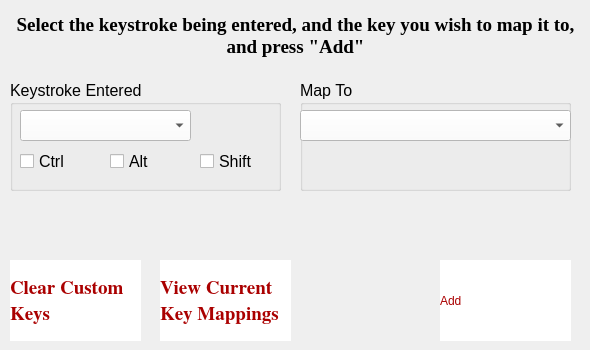
    <widget class="QWidget" name="tab_4">
     <attribute name="title">
      <string>Key Mapper</string>
     </attribute>
     <widget class="QLabel" name="label_6">
      <property name="geometry">
       <rect>
        <x>10</x>
        <y>10</y>
        <width>571</width>
        <height>51</height>
       </rect>
      </property>
      <property name="font">
       <font>
        <family>Times New Roman</family>
        <pointsize>14</pointsize>
        <weight>75</weight>
        <bold>true</bold>
       </font>
      </property>
      <property name="text">
       <string>Select the keystroke being entered, and the key you wish to map it to, and press &quot;Add&quot;</string>
      </property>
      <property name="alignment">
       <set>Qt::AlignCenter</set>
      </property>
      <property name="wordWrap">
       <bool>true</bool>
      </property>
     </widget>
     <widget class="QGroupBox" name="gbKeyin">
      <property name="geometry">
       <rect>
        <x>10</x>
        <y>80</y>
        <width>271</width>
        <height>111</height>
       </rect>
      </property>
      <property name="font">
       <font>
        <family>Arial</family>
        <pointsize>12</pointsize>
       </font>
      </property>
      <property name="title">
       <string>Keystroke Entered</string>
      </property>
      <widget class="QComboBox" name="cbKeyin">
       <property name="geometry">
        <rect>
         <x>10</x>
         <y>30</y>
         <width>171</width>
         <height>31</height>
        </rect>
       </property>
       <property name="styleSheet">
        <string notr="true">color : black;
background : white</string>
       </property>
      </widget>
      <widget class="QCheckBox" name="chkKeyinCtrl">
       <property name="geometry">
        <rect>
         <x>10</x>
         <y>70</y>
         <width>71</width>
         <height>22</height>
        </rect>
       </property>
       <property name="text">
        <string>Ctrl</string>
       </property>
      </widget>
      <widget class="QCheckBox" name="chkKeyinAlt">
       <property name="geometry">
        <rect>
         <x>100</x>
         <y>70</y>
         <width>71</width>
         <height>22</height>
        </rect>
       </property>
       <property name="text">
        <string>Alt</string>
       </property>
      </widget>
      <widget class="QCheckBox" name="chkKeyinShift">
       <property name="geometry">
        <rect>
         <x>190</x>
         <y>70</y>
         <width>71</width>
         <height>22</height>
        </rect>
       </property>
       <property name="text">
        <string>Shift</string>
       </property>
      </widget>
     </widget>
     <widget class="QGroupBox" name="gbMapto">
      <property name="geometry">
       <rect>
        <x>300</x>
        <y>80</y>
        <width>271</width>
        <height>111</height>
       </rect>
      </property>
      <property name="font">
       <font>
        <family>Arial</family>
        <pointsize>12</pointsize>
       </font>
      </property>
      <property name="title">
       <string>Map To</string>
      </property>
      <widget class="QComboBox" name="cbMapto">
       <property name="geometry">
        <rect>
         <x>0</x>
         <y>30</y>
         <width>271</width>
         <height>31</height>
        </rect>
       </property>
       <property name="styleSheet">
        <string notr="true">color : black;
background : white</string>
       </property>
      </widget>
     </widget>
     <widget class="SKG_Button" name="btnClearKeys">
      <property name="geometry">
       <rect>
        <x>10</x>
        <y>260</y>
        <width>131</width>
        <height>81</height>
       </rect>
      </property>
      <property name="palette">
       <palette>
        <active>
         <colorrole role="WindowText">
          <brush brushstyle="SolidPattern">
           <color alpha="255">
            <red>170</red>
            <green>0</green>
            <blue>0</blue>
           </color>
          </brush>
         </colorrole>
         <colorrole role="Button">
          <brush brushstyle="SolidPattern">
           <color alpha="255">
            <red>255</red>
            <green>255</green>
            <blue>255</blue>
           </color>
          </brush>
         </colorrole>
         <colorrole role="Text">
          <brush brushstyle="SolidPattern">
           <color alpha="255">
            <red>170</red>
            <green>0</green>
            <blue>0</blue>
           </color>
          </brush>
         </colorrole>
         <colorrole role="ButtonText">
          <brush brushstyle="SolidPattern">
           <color alpha="255">
            <red>170</red>
            <green>0</green>
            <blue>0</blue>
           </color>
          </brush>
         </colorrole>
         <colorrole role="Base">
          <brush brushstyle="SolidPattern">
           <color alpha="255">
            <red>255</red>
            <green>255</green>
            <blue>255</blue>
           </color>
          </brush>
         </colorrole>
         <colorrole role="Window">
          <brush brushstyle="SolidPattern">
           <color alpha="255">
            <red>255</red>
            <green>255</green>
            <blue>255</blue>
           </color>
          </brush>
         </colorrole>
        </active>
        <inactive>
         <colorrole role="WindowText">
          <brush brushstyle="SolidPattern">
           <color alpha="255">
            <red>170</red>
            <green>0</green>
            <blue>0</blue>
           </color>
          </brush>
         </colorrole>
         <colorrole role="Button">
          <brush brushstyle="SolidPattern">
           <color alpha="255">
            <red>255</red>
            <green>255</green>
            <blue>255</blue>
           </color>
          </brush>
         </colorrole>
         <colorrole role="Text">
          <brush brushstyle="SolidPattern">
           <color alpha="255">
            <red>170</red>
            <green>0</green>
            <blue>0</blue>
           </color>
          </brush>
         </colorrole>
         <colorrole role="ButtonText">
          <brush brushstyle="SolidPattern">
           <color alpha="255">
            <red>170</red>
            <green>0</green>
            <blue>0</blue>
           </color>
          </brush>
         </colorrole>
         <colorrole role="Base">
          <brush brushstyle="SolidPattern">
           <color alpha="255">
            <red>255</red>
            <green>255</green>
            <blue>255</blue>
           </color>
          </brush>
         </colorrole>
         <colorrole role="Window">
          <brush brushstyle="SolidPattern">
           <color alpha="255">
            <red>255</red>
            <green>255</green>
            <blue>255</blue>
           </color>
          </brush>
         </colorrole>
        </inactive>
        <disabled>
         <colorrole role="WindowText">
          <brush brushstyle="SolidPattern">
           <color alpha="255">
            <red>170</red>
            <green>0</green>
            <blue>0</blue>
           </color>
          </brush>
         </colorrole>
         <colorrole role="Button">
          <brush brushstyle="SolidPattern">
           <color alpha="255">
            <red>255</red>
            <green>255</green>
            <blue>255</blue>
           </color>
          </brush>
         </colorrole>
         <colorrole role="Text">
          <brush brushstyle="SolidPattern">
           <color alpha="255">
            <red>170</red>
            <green>0</green>
            <blue>0</blue>
           </color>
          </brush>
         </colorrole>
         <colorrole role="ButtonText">
          <brush brushstyle="SolidPattern">
           <color alpha="255">
            <red>170</red>
            <green>0</green>
            <blue>0</blue>
           </color>
          </brush>
         </colorrole>
         <colorrole role="Base">
          <brush brushstyle="SolidPattern">
           <color alpha="255">
            <red>255</red>
            <green>255</green>
            <blue>255</blue>
           </color>
          </brush>
         </colorrole>
         <colorrole role="Window">
          <brush brushstyle="SolidPattern">
           <color alpha="255">
            <red>255</red>
            <green>255</green>
            <blue>255</blue>
           </color>
          </brush>
         </colorrole>
        </disabled>
       </palette>
      </property>
      <property name="font">
       <font>
        <family>Nimbus Roman No9 L</family>
        <pointsize>14</pointsize>
        <weight>75</weight>
        <italic>false</italic>
        <bold>true</bold>
       </font>
      </property>
      <property name="autoFillBackground">
       <bool>false</bool>
      </property>
      <property name="styleSheet">
       <string notr="true">background:white;
color:rgb(170,0,0)</string>
      </property>
      <property name="text">
       <string>Clear Custom Keys</string>
      </property>
      <property name="wordWrap">
       <bool>true</bool>
      </property>
     </widget>
     <widget class="SKG_Button" name="btnAddKey">
      <property name="geometry">
       <rect>
        <x>440</x>
        <y>260</y>
        <width>131</width>
        <height>81</height>
       </rect>
      </property>
      <property name="palette">
       <palette>
        <active>
         <colorrole role="WindowText">
          <brush brushstyle="SolidPattern">
           <color alpha="255">
            <red>170</red>
            <green>0</green>
            <blue>0</blue>
           </color>
          </brush>
         </colorrole>
         <colorrole role="Button">
          <brush brushstyle="SolidPattern">
           <color alpha="255">
            <red>255</red>
            <green>255</green>
            <blue>255</blue>
           </color>
          </brush>
         </colorrole>
         <colorrole role="Text">
          <brush brushstyle="SolidPattern">
           <color alpha="255">
            <red>170</red>
            <green>0</green>
            <blue>0</blue>
           </color>
          </brush>
         </colorrole>
         <colorrole role="ButtonText">
          <brush brushstyle="SolidPattern">
           <color alpha="255">
            <red>170</red>
            <green>0</green>
            <blue>0</blue>
           </color>
          </brush>
         </colorrole>
         <colorrole role="Base">
          <brush brushstyle="SolidPattern">
           <color alpha="255">
            <red>255</red>
            <green>255</green>
            <blue>255</blue>
           </color>
          </brush>
         </colorrole>
         <colorrole role="Window">
          <brush brushstyle="SolidPattern">
           <color alpha="255">
            <red>255</red>
            <green>255</green>
            <blue>255</blue>
           </color>
          </brush>
         </colorrole>
        </active>
        <inactive>
         <colorrole role="WindowText">
          <brush brushstyle="SolidPattern">
           <color alpha="255">
            <red>170</red>
            <green>0</green>
            <blue>0</blue>
           </color>
          </brush>
         </colorrole>
         <colorrole role="Button">
          <brush brushstyle="SolidPattern">
           <color alpha="255">
            <red>255</red>
            <green>255</green>
            <blue>255</blue>
           </color>
          </brush>
         </colorrole>
         <colorrole role="Text">
          <brush brushstyle="SolidPattern">
           <color alpha="255">
            <red>170</red>
            <green>0</green>
            <blue>0</blue>
           </color>
          </brush>
         </colorrole>
         <colorrole role="ButtonText">
          <brush brushstyle="SolidPattern">
           <color alpha="255">
            <red>170</red>
            <green>0</green>
            <blue>0</blue>
           </color>
          </brush>
         </colorrole>
         <colorrole role="Base">
          <brush brushstyle="SolidPattern">
           <color alpha="255">
            <red>255</red>
            <green>255</green>
            <blue>255</blue>
           </color>
          </brush>
         </colorrole>
         <colorrole role="Window">
          <brush brushstyle="SolidPattern">
           <color alpha="255">
            <red>255</red>
            <green>255</green>
            <blue>255</blue>
           </color>
          </brush>
         </colorrole>
        </inactive>
        <disabled>
         <colorrole role="WindowText">
          <brush brushstyle="SolidPattern">
           <color alpha="255">
            <red>170</red>
            <green>0</green>
            <blue>0</blue>
           </color>
          </brush>
         </colorrole>
         <colorrole role="Button">
          <brush brushstyle="SolidPattern">
           <color alpha="255">
            <red>255</red>
            <green>255</green>
            <blue>255</blue>
           </color>
          </brush>
         </colorrole>
         <colorrole role="Text">
          <brush brushstyle="SolidPattern">
           <color alpha="255">
            <red>170</red>
            <green>0</green>
            <blue>0</blue>
           </color>
          </brush>
         </colorrole>
         <colorrole role="ButtonText">
          <brush brushstyle="SolidPattern">
           <color alpha="255">
            <red>170</red>
            <green>0</green>
            <blue>0</blue>
           </color>
          </brush>
         </colorrole>
         <colorrole role="Base">
          <brush brushstyle="SolidPattern">
           <color alpha="255">
            <red>255</red>
            <green>255</green>
            <blue>255</blue>
           </color>
          </brush>
         </colorrole>
         <colorrole role="Window">
          <brush brushstyle="SolidPattern">
           <color alpha="255">
            <red>255</red>
            <green>255</green>
            <blue>255</blue>
           </color>
          </brush>
         </colorrole>
        </disabled>
       </palette>
      </property>
      <property name="autoFillBackground">
       <bool>false</bool>
      </property>
      <property name="styleSheet">
       <string notr="true">background:white;
color:rgb(170,0,0)</string>
      </property>
      <property name="text">
       <string>Add</string>
      </property>
     </widget>
     <widget class="QLabel" name="lblKeyStatus">
      <property name="geometry">
       <rect>
        <x>10</x>
        <y>210</y>
        <width>571</width>
        <height>17</height>
       </rect>
      </property>
      <property name="text">
       <string/>
      </property>
     </widget>
     <widget class="SKG_Button" name="btnViewKeyMappings">
      <property name="geometry">
       <rect>
        <x>160</x>
        <y>260</y>
        <width>131</width>
        <height>81</height>
       </rect>
      </property>
      <property name="palette">
       <palette>
        <active>
         <colorrole role="WindowText">
          <brush brushstyle="SolidPattern">
           <color alpha="255">
            <red>170</red>
            <green>0</green>
            <blue>0</blue>
           </color>
          </brush>
         </colorrole>
         <colorrole role="Button">
          <brush brushstyle="SolidPattern">
           <color alpha="255">
            <red>255</red>
            <green>255</green>
            <blue>255</blue>
           </color>
          </brush>
         </colorrole>
         <colorrole role="Text">
          <brush brushstyle="SolidPattern">
           <color alpha="255">
            <red>170</red>
            <green>0</green>
            <blue>0</blue>
           </color>
          </brush>
         </colorrole>
         <colorrole role="ButtonText">
          <brush brushstyle="SolidPattern">
           <color alpha="255">
            <red>170</red>
            <green>0</green>
            <blue>0</blue>
           </color>
          </brush>
         </colorrole>
         <colorrole role="Base">
          <brush brushstyle="SolidPattern">
           <color alpha="255">
            <red>255</red>
            <green>255</green>
            <blue>255</blue>
           </color>
          </brush>
         </colorrole>
         <colorrole role="Window">
          <brush brushstyle="SolidPattern">
           <color alpha="255">
            <red>255</red>
            <green>255</green>
            <blue>255</blue>
           </color>
          </brush>
         </colorrole>
        </active>
        <inactive>
         <colorrole role="WindowText">
          <brush brushstyle="SolidPattern">
           <color alpha="255">
            <red>170</red>
            <green>0</green>
            <blue>0</blue>
           </color>
          </brush>
         </colorrole>
         <colorrole role="Button">
          <brush brushstyle="SolidPattern">
           <color alpha="255">
            <red>255</red>
            <green>255</green>
            <blue>255</blue>
           </color>
          </brush>
         </colorrole>
         <colorrole role="Text">
          <brush brushstyle="SolidPattern">
           <color alpha="255">
            <red>170</red>
            <green>0</green>
            <blue>0</blue>
           </color>
          </brush>
         </colorrole>
         <colorrole role="ButtonText">
          <brush brushstyle="SolidPattern">
           <color alpha="255">
            <red>170</red>
            <green>0</green>
            <blue>0</blue>
           </color>
          </brush>
         </colorrole>
         <colorrole role="Base">
          <brush brushstyle="SolidPattern">
           <color alpha="255">
            <red>255</red>
            <green>255</green>
            <blue>255</blue>
           </color>
          </brush>
         </colorrole>
         <colorrole role="Window">
          <brush brushstyle="SolidPattern">
           <color alpha="255">
            <red>255</red>
            <green>255</green>
            <blue>255</blue>
           </color>
          </brush>
         </colorrole>
        </inactive>
        <disabled>
         <colorrole role="WindowText">
          <brush brushstyle="SolidPattern">
           <color alpha="255">
            <red>170</red>
            <green>0</green>
            <blue>0</blue>
           </color>
          </brush>
         </colorrole>
         <colorrole role="Button">
          <brush brushstyle="SolidPattern">
           <color alpha="255">
            <red>255</red>
            <green>255</green>
            <blue>255</blue>
           </color>
          </brush>
         </colorrole>
         <colorrole role="Text">
          <brush brushstyle="SolidPattern">
           <color alpha="255">
            <red>170</red>
            <green>0</green>
            <blue>0</blue>
           </color>
          </brush>
         </colorrole>
         <colorrole role="ButtonText">
          <brush brushstyle="SolidPattern">
           <color alpha="255">
            <red>170</red>
            <green>0</green>
            <blue>0</blue>
           </color>
          </brush>
         </colorrole>
         <colorrole role="Base">
          <brush brushstyle="SolidPattern">
           <color alpha="255">
            <red>255</red>
            <green>255</green>
            <blue>255</blue>
           </color>
          </brush>
         </colorrole>
         <colorrole role="Window">
          <brush brushstyle="SolidPattern">
           <color alpha="255">
            <red>255</red>
            <green>255</green>
            <blue>255</blue>
           </color>
          </brush>
         </colorrole>
        </disabled>
       </palette>
      </property>
      <property name="font">
       <font>
        <family>Nimbus Roman No9 L</family>
        <pointsize>14</pointsize>
        <weight>75</weight>
        <italic>false</italic>
        <bold>true</bold>
       </font>
      </property>
      <property name="autoFillBackground">
       <bool>false</bool>
      </property>
      <property name="styleSheet">
       <string notr="true">background:white;
color:rgb(170,0,0)</string>
      </property>
      <property name="text">
       <string>View Current Key Mappings</string>
      </property>
      <property name="wordWrap">
       <bool>true</bool>
      </property>
     </widget>
    </widget>
